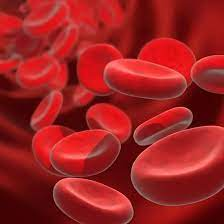
#> input picture download.jpg, 224 x 224 px
$ python '4.LinearTrans(negative).py'
#> lines starting #> are read from the running program, lines starting #| are printed output that depends on the picture
import cv2

img = cv2.imread("download.jpg")
#> img is the input picture: shape (224, 224, 3); mean B, G, R 32.6, 32.1, 156

# Get maximum intensity value (usually 255 for 8-bit images)
max_intensity = 255

# Negative transformation
negative_img = max_intensity - img
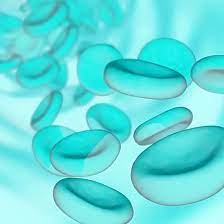
#> negative_img: shape (224, 224, 3); mean B, G, R 222.4, 222.9, 99

cv2.imshow("Original", img)
cv2.imshow("Negative", negative_img)
cv2.waitKey(0)
cv2.destroyAllWindows()
